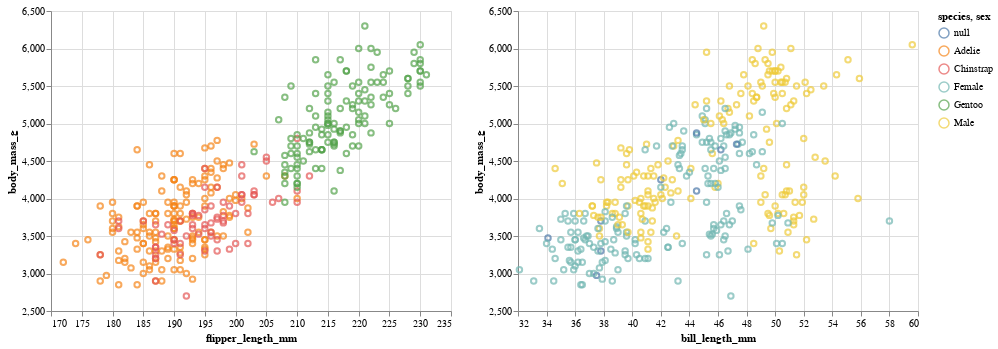

Notebook code cell kept with this figure:
### Markdown cell above
## Extra Altair coolness - more advanced stuff

### Code cell
# Linked brushing example #1

interval = alt.selection_interval()

chart1 = alt.Chart(penguins).mark_point().encode(    
    alt.X('flipper_length_mm', scale=alt.Scale(zero=False)), 
    alt.Y('body_mass_g', scale=alt.Scale(zero=False)),
    color=alt.condition(interval, 'species', alt.value('lightgray'))
).properties(
    selection=interval
)
    
chart2 = alt.Chart(penguins).mark_point().encode(    
    alt.X('bill_length_mm', scale=alt.Scale(zero=False)), 
    alt.Y('body_mass_g', scale=alt.Scale(zero=False)),
    color='sex'
).transform_filter(
    interval
)

chart1 | chart2

### Figure 1 — Vega-Lite specification as saved in the notebook (floating-point values rounded to 4 significant figures; data arrays with more than 128 entries replaced by an {"elided": "..."} marker saying what was removed)
{"config": {"view": {"continuousWidth": 400, "continuousHeight": 300}}, "hconcat": [{"mark": "point", "encoding": {"color": {"condition": {"type": "nominal", "field": "species", "selection": "selector003"}, "value": "lightgray"}, "x": {"type": "quantitative", "field": "flipper_length_mm", "scale": {"zero": false}}, "y": {"type": "quantitative", "field": "body_mass_g", "scale": {"zero": false}}}, "selection": {"selector003": {"type": "interval"}}}, {"mark": "point", "encoding": {"color": {"type": "nominal", "field": "sex"}, "x": {"type": "quantitative", "field": "bill_length_mm", "scale": {"zero": false}}, "y": {"type": "quantitative", "field": "body_mass_g", "scale": {"zero": false}}}, "transform": [{"filter": {"selection": "selector003"}}]}], "data": {"name": "data-6902034a728d2b93825e0222946ed381"}, "$schema": "https://vega.github.io/schema/vega-lite/v4.8.1.json", "datasets": {"data-6902034a728d2b93825e0222946ed381": {"elided": "344 records"}}}
